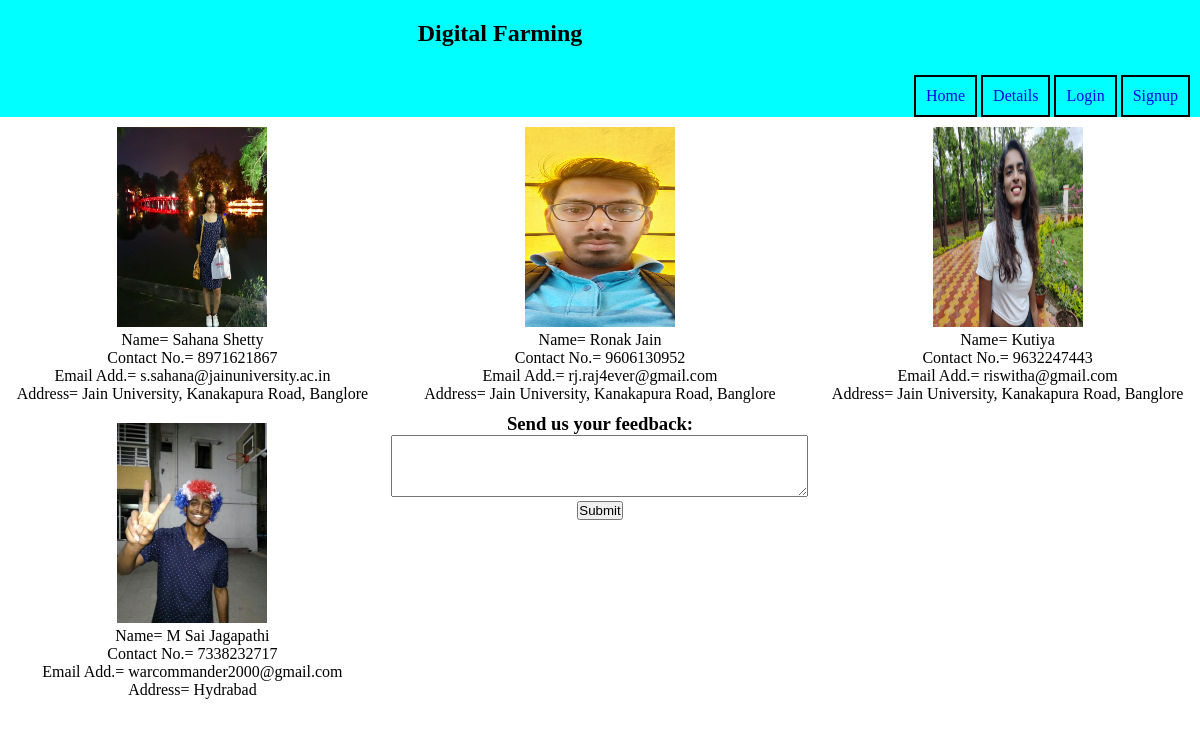
Page /contact/ on the earlier database version.
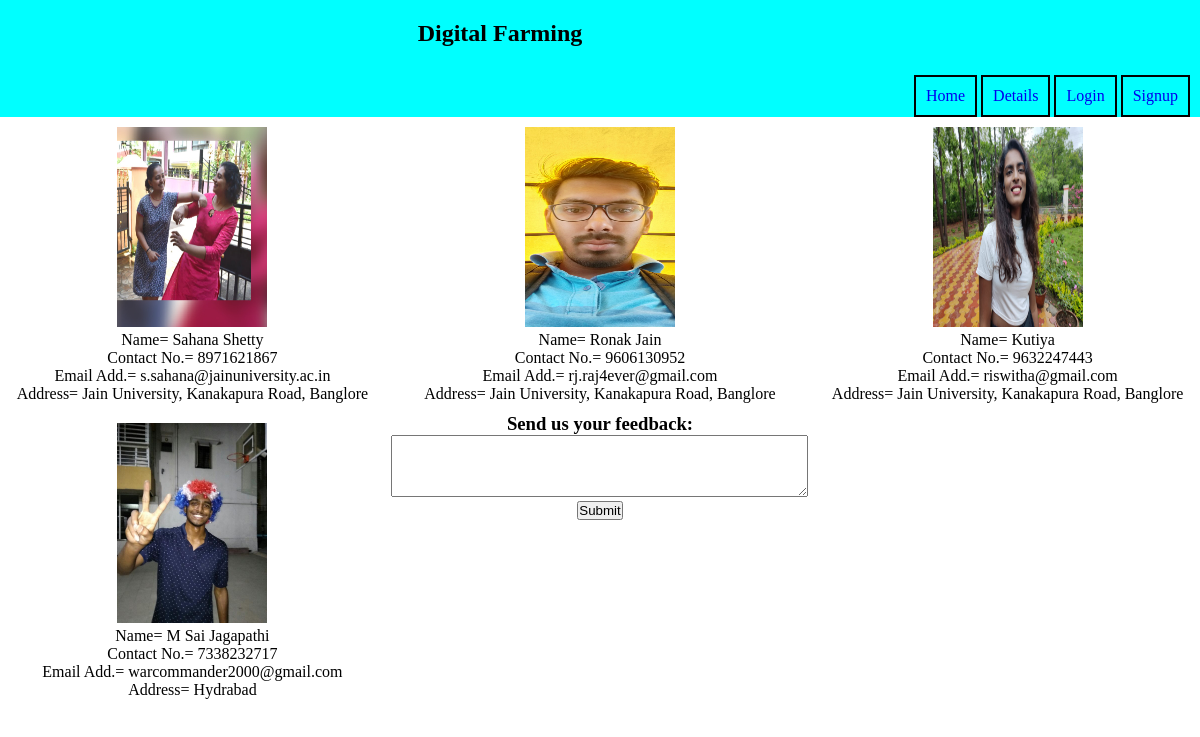
Same page on the later database version.
### contact/models.py (models this page shows)
class contact(models.Model):
    name = models.CharField(max_length=100)
    mobile_no = models.CharField(max_length=10)
    address = models.CharField(max_length=100)
    email=models.EmailField()
    workStatus = (
        ('Teacher','Teacher'),
        ('Student','Student')
    )
    category = models.CharField(max_length=50, choices=workStatus)
    img = models.ImageField(upload_to='Contact')

### contact/views.py (the view)
# urls.py: path('',views.contacts,name='contacts'),
def contacts(request):
     con=contact.objects.all()
     return render(request,'contact/contact.html',locals())

### templates/contact/contact.html (shortened to what this page needs)
{% extends 'base.html' %}
{% load static %}
{% block link %}
<link rel="stylesheet" href="{% static 'css/contact/contacts.css' %}?{% now "U" %}">
{% endblock %}
{% block body_content %}
    <div class="content_body">
        {% for i in con %}
            {% if i.category == "Teacher" %}
                <div class="teacher">
                    <img src="{{ i.img.url }}" height="200" width="150"><br>
                    Name= {{ i.name|title }}<br>
                    Contact No.= {{ i.mobile_no }}<br>
                    Email Add.= <a href = "mailto: {{ i.email }}?subject=Mail from Our Site">{{ i.email }}</a><br>
                    Address= {{ i.address|title }}<br>
                </div>
            {% endif %}
        {% endfor %}
        {% for i in con %}
            {% if i.category == "Student" %}
                <div class="student">
                    <img src="{{ i.img.url }}" height="200" width="150"><br>
                    Name= {{ i.name|title }}<br>
                    Contact No.= {{ i.mobile_no }}<br>
                    Email Add.= <a href = "mailto: {{ i.email }}?subject=Mail from Our Site">{{ i.email }}</a><br>
                    Address= {{ i.address|title }}
                </div>
            {% endif %}
        {% endfor %}
        <form method="post" action="feedback">
            <h3>Send us your feedback:</h3>
            <textarea name="feedback" rows="4" cols="50"></textarea>
            <br><input type="submit">
        </form>
    </div>
{% endblock %}

Differences in the rows shown:
changed contact "Sahana Shetty": img: a different picture
